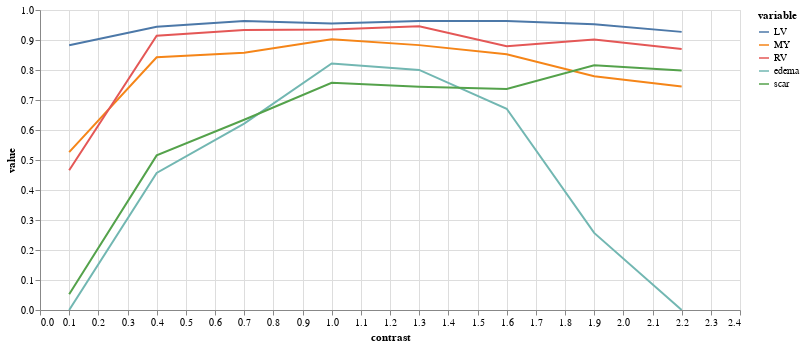

The code cell stored with this chart in its notebook:
### Code cell
(alt
 .Chart(results.melt(id_vars=['contrast'],value_vars=['LV','MY','RV','edema','scar']))
 .mark_line()
 .encode(
     x="contrast",
     y="value",
     color="variable",
     tooltip="value"
 )
 .properties(width=700,height=300)
 .interactive()
)

### Figure 1 — Vega-Lite specification as saved in the notebook (floating-point values rounded to 4 significant figures)
{"config": {"view": {"continuousWidth": 400, "continuousHeight": 300}}, "data": {"name": "data-459cec4819021964444da649aa8cfa1b"}, "mark": "line", "encoding": {"color": {"type": "nominal", "field": "variable"}, "tooltip": {"type": "quantitative", "field": "value"}, "x": {"type": "quantitative", "field": "contrast"}, "y": {"type": "quantitative", "field": "value"}}, "height": 300, "selection": {"selector004": {"type": "interval", "bind": "scales", "encodings": ["x", "y"]}}, "width": 700, "$schema": "https://vega.github.io/schema/vega-lite/v4.8.1.json", "datasets": {"data-459cec4819021964444da649aa8cfa1b": [{"contrast": 0.1, "variable": "LV", "value": 0.8826}, {"contrast": 0.4, "variable": "LV", "value": 0.9442}, {"contrast": 0.7, "variable": "LV", "value": 0.9636}, {"contrast": 1.0, "variable": "LV", "value": 0.9548}, {"contrast": 1.3, "variable": "LV", "value": 0.9632}, {"contrast": 1.6, "variable": "LV", "value": 0.9636}, {"contrast": 1.9, "variable": "LV", "value": 0.9524}, {"contrast": 2.2, "variable": "LV", "value": 0.9271}, {"contrast": 0.1, "variable": "MY", "value": 0.5264}, {"contrast": 0.4, "variable": "MY", "value": 0.8425}, {"contrast": 0.7, "variable": "MY", "value": 0.8578}, {"contrast": 1.0, "variable": "MY", "value": 0.9028}, {"contrast": 1.3, "variable": "MY", "value": 0.8829}, {"contrast": 1.6, "variable": "MY", "value": 0.8525}, {"contrast": 1.9, "variable": "MY", "value": 0.7795}, {"contrast": 2.2, "variable": "MY", "value": 0.7452}, {"contrast": 0.1, "variable": "RV", "value": 0.466}, {"contrast": 0.4, "variable": "RV", "value": 0.9144}, {"contrast": 0.7, "variable": "RV", "value": 0.9334}, {"contrast": 1.0, "variable": "RV", "value": 0.9352}, {"contrast": 1.3, "variable": "RV", "value": 0.9458}, {"contrast": 1.6, "variable": "RV", "value": 0.8791}, {"contrast": 1.9, "variable": "RV", "value": 0.9013}, {"contrast": 2.2, "variable": "RV", "value": 0.8701}, {"contrast": 0.1, "variable": "edema", "value": 0.0}, {"contrast": 0.4, "variable": "edema", "value": 0.4567}, {"contrast": 0.7, "variable": "edema", "value": 0.6215}, {"contrast": 1.0, "variable": "edema", "value": 0.8216}, {"contrast": 1.3, "variable": "edema", "value": 0.8002}, {"contrast": 1.6, "variable": "edema", "value": 0.6707}, {"contrast": 1.9, "variable": "edema", "value": 0.257}, {"contrast": 2.2, "variable": "edema", "value": 0.0}, {"contrast": 0.1, "variable": "scar", "value": 0.05244}, {"contrast": 0.4, "variable": "scar", "value": 0.5155}, {"contrast": 0.7, "variable": "scar", "value": 0.6341}, {"contrast": 1.0, "variable": "scar", "value": 0.7576}, {"contrast": 1.3, "variable": "scar", "value": 0.7443}, {"contrast": 1.6, "variable": "scar", "value": 0.7368}, {"contrast": 1.9, "variable": "scar", "value": 0.816}, {"contrast": 2.2, "variable": "scar", "value": 0.7987}]}}
